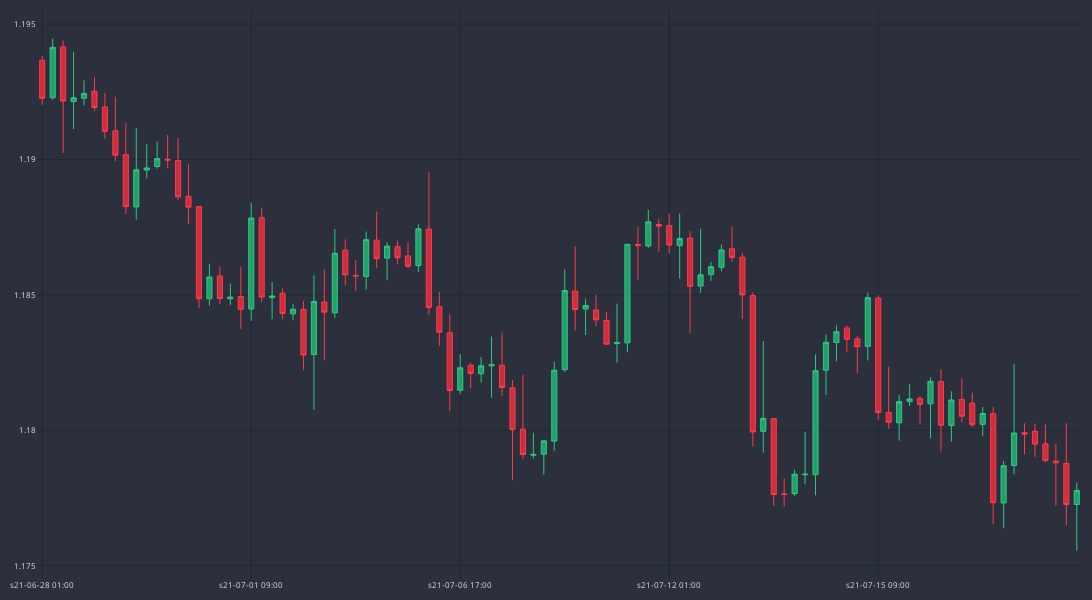

Notebook cell for this chart:
### Code cell
fig = go.Figure()
fig.add_trace(go.Candlestick(
    x=df_plot.sTime,
    open=df_plot.mid_o,
    high=df_plot.mid_h,
    low=df_plot.mid_l,
    close=df_plot.mid_c,
    line=dict(width=1), opacity=1,
    increasing_fillcolor='#24A06B',
    decreasing_fillcolor='#CC2E3C',
    increasing_line_color='#2EC886',
    decreasing_line_color='#FF3A4C',
                        
))


fig.update_yaxes(
    gridcolor="#1f292f"
)
fig.update_xaxes(
    gridcolor="#1f292f",
    rangeslider=dict(visible=False),
    nticks=5
)


fig.update_layout(

    width = 1100,
    height = 600,
    margin=dict(l=10, r=10, b=10, t=10),
    paper_bgcolor="#2c303c",
    plot_bgcolor="#2c303c", 
    font=dict(size=8, color="#e1e1e1")
)

fig.show()
